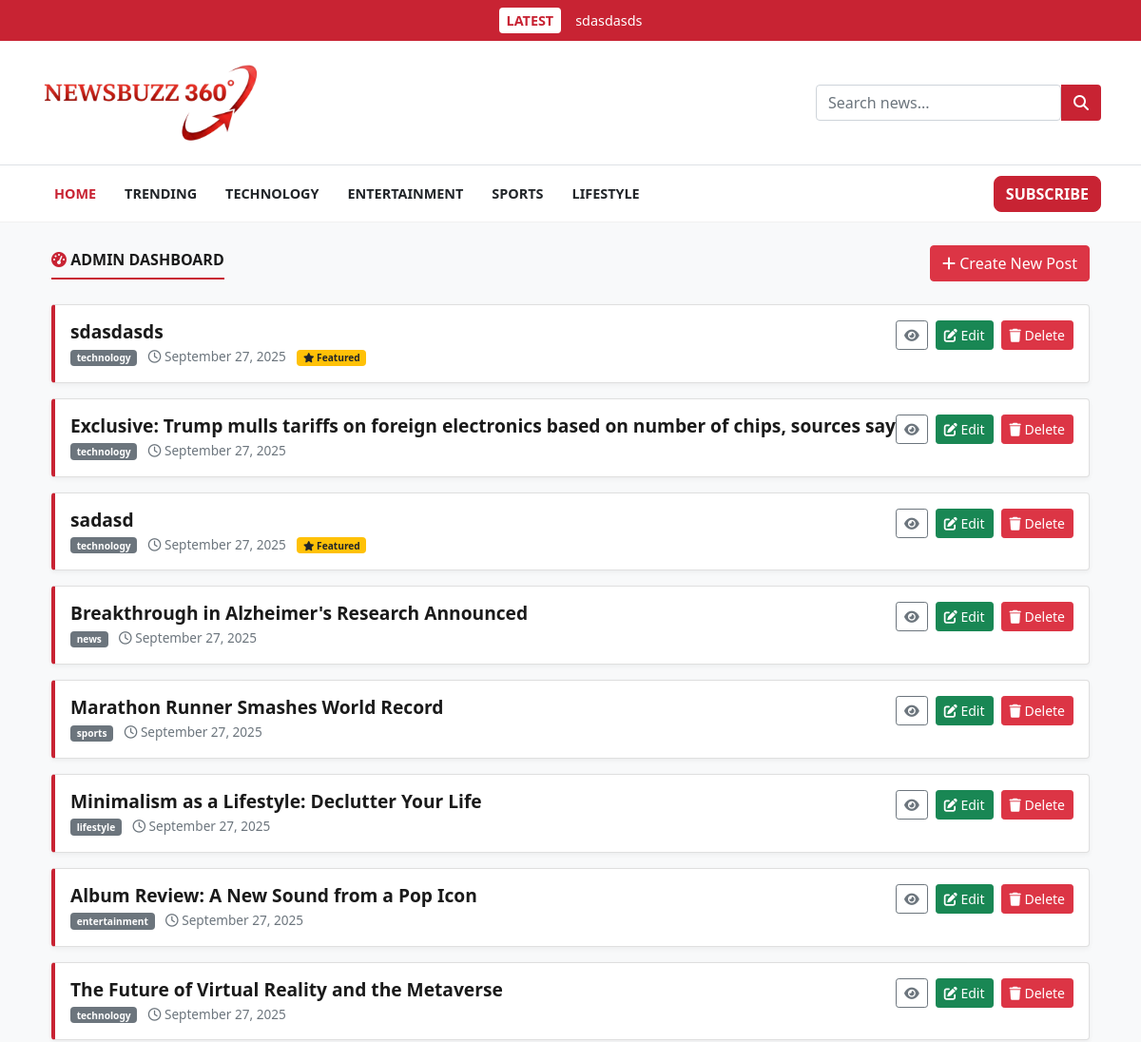
Page /admin (signed in, upper part) on the earlier database version.
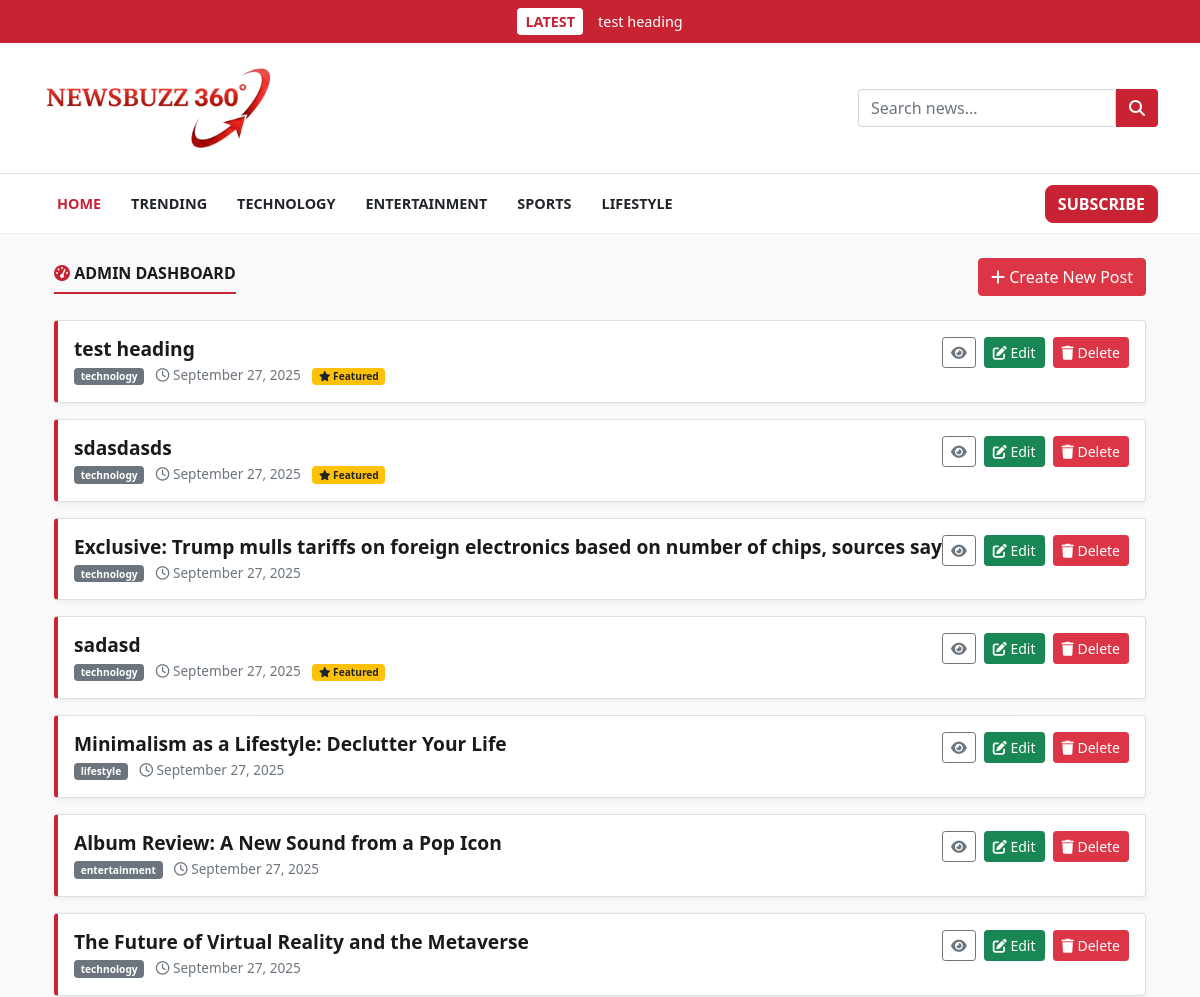
Same page on the later database version.
### models.py (models this page shows)
class Post(db.Model):
    id = db.Column(db.Integer, primary_key=True)
    title = db.Column(db.String(100), nullable=False)
    subtitle = db.Column(db.String(150), nullable=True)
    content = db.Column(db.Text, nullable=False)
    category = db.Column(db.String(50), nullable=True)
    thumbnail = db.Column(db.String(100), nullable=True)
    featured = db.Column(db.Boolean, default=False)
    created_at = db.Column(db.DateTime, default=datetime.utcnow)
    def __repr__(self):
        return f'<Post {self.title}>'

### app.py (the view)
@app.route("/admin") # <-- Missing route added here
@login_required
def admin():
    posts = Post.query.order_by(Post.id.desc()).all()
    return render_template("admin.html", posts=posts)

### app.py (called while the page is built)
@login_manager.user_loader
def load_user(user_id):
    return User.query.get(int(user_id))

@app.context_processor
def inject_latest_post():
    latest_post = Post.query.order_by(Post.id.desc()).first()
    print(f"--- LATEST POST FOUND: {latest_post} ---")
    return dict(latest_post=latest_post)

@app.template_filter('datetime')
def format_datetime(value, format='%B %d, %Y'):
    if isinstance(value, datetime):
        return value.strftime(format)
    return "Recent"

@app.context_processor
@cache.cached(timeout=600)
def inject_categories():
    categories = db.session.query(Post.category, db.func.count(Post.id).label('count')).filter(Post.category.isnot(None), Post.category != '').group_by(Post.category).all()
    current_year = datetime.now().year
    return dict(categories=categories, current_year=current_year)

### templates/admin.html
{% extends "base.html" %}
{% block content %}
<div class="container mt-4">
    <div class="d-flex justify-content-between align-items-center mb-4">
        <h2 class="section-title mb-0"><span><i class="fas fa-tachometer-alt"></i> Admin Dashboard</span></h2>
        <a href="{{ url_for('create_post') }}" class="btn btn-danger">
            <i class="fas fa-plus"></i> Create New Post
        </a>
    </div>
    {% if posts %}
    <div class="row">
        {% for post in posts %}
        <div class="col-md-12">
            <div class="card admin-post-card mb-3">
                <div class="card-body">
                    <div class="d-flex justify-content-between align-items-start">
                        <div>
                            <h5 class="card-title mb-1">{{ post.title }}</h5>
                            <div class="post-meta">
                                <span class="badge bg-secondary">{{ post.category or 'Uncategorized' }}</span>
                                <span class="text-muted ms-2"><i class="far fa-clock"></i> {{ post.created_at|datetime
                                    }}</span>
                                {% if post.featured %}
                                <span class="badge bg-warning text-dark ms-2"><i class="fas fa-star"></i>
                                    Featured</span>
                                {% endif %}
                            </div>
                        </div>
                        <div class="post-actions">
                            <a href="{{ url_for('article', id=post.id) }}" class="btn btn-sm btn-outline-secondary"
                                target="_blank" title="View Post">
                                <i class="fas fa-eye"></i>
                            </a>
                            <a href="{{ url_for('edit_post', id=post.id) }}" class="btn btn-sm btn-success"
                                title="Edit Post">
                                <i class="fas fa-edit"></i> Edit
                            </a>
                            <a href="{{ url_for('delete', id=post.id) }}" class="btn btn-sm btn-danger"
                                title="Delete Post"
                                onclick="return confirm('Are you sure you want to delete this post?')">
                                <i class="fas fa-trash"></i> Delete
                            </a>
                        </div>
                    </div>
                </div>
            </div>
        </div>
        {% endfor %}
    </div>
    {% else %}
    <div class="text-center py-5">
        <h3 class="text-muted">No Posts Yet</h3>
        <p class="text-muted">Ready to write your first article?</p>
        <a href="{{ url_for('create_post') }}" class="btn btn-primary mt-3">Create Your First Post</a>
    </div>
    {% endif %}
</div>
{% endblock %}

### templates/base.html (shortened to what this page needs)
<!DOCTYPE html>
<html lang="en">
<head>
    <link href="https://cdn.jsdelivr.net/npm/bootstrap@5.1.3/dist/css/bootstrap.min.css" rel="stylesheet">
    <link rel="stylesheet" href="https://cdnjs.cloudflare.com/ajax/libs/font-awesome/6.2.0/css/all.min.css">
    <link rel="stylesheet" href="{{ url_for('static', filename='style.css') }}">
</head>
<body>
    <header>
        {% if latest_post %}
        <a href="{{ url_for('article', id=latest_post.id) }}" class="top-breaking-bar-link">
            <div id="top-breaking-bar">
                <div class="container d-flex align-items-center justify-content-center">
                    <span class="breaking-tag">LATEST</span>
                    <span class="breaking-text">{{ latest_post.title }}</span>
                </div>
            </div>
        </a>
        {% endif %}
        <div id="header-main">
            <div class="container">
                <div class="header-main-wrapper">
                    <a class="navbar-brand logo" href="{{ url_for('home') }}">
                        <img src="{{ url_for('static', filename='images/logo.png') }}" alt="Newsbuzz360 Logo">
                    </a>
                    <form class="search-form ms-auto" action="{{ url_for('search') }}" method="GET">
                        <input type="text" class="form-control" name="query" placeholder="Search news..." required>
                        <button type="submit" class="btn"><i class="fas fa-search"></i></button>
                    </form>
                </div>
            </div>
        </div>
        <nav class="navbar navbar-expand-lg navbar-light" id="main-nav">
            <div class="container">
                <div class="collapse navbar-collapse" id="navbarNav">
                    <ul class="navbar-nav">
                        <li class="nav-item"><a class="nav-link active" href="{{ url_for('home') }}">Home</a></li>
                        <li class="nav-item"><a class="nav-link" href="{{ url_for('trending') }}">Trending</a></li>
                        <li class="nav-item"><a class="nav-link"
                                href="{{ url_for('category', category_name='technology') }}">Technology</a></li>
                        <li class="nav-item"><a class="nav-link"
                                href="{{ url_for('category', category_name='entertainment') }}">Entertainment</a></li>
                        <li class="nav-item"><a class="nav-link"
                                href="{{ url_for('category', category_name='sports') }}">Sports</a></li>
                        <li class="nav-item"><a class="nav-link"
                                href="{{ url_for('category', category_name='lifestyle') }}">Lifestyle</a></li>
                    </ul>
                    <ul class="navbar-nav ms-auto">
                        <li class="nav-item">
                            <a href="#" class="btn btn-danger subscribe-btn">Subscribe</a>
                        </li>
                    </ul>
                </div>
            </div>
        </nav>
    </header>
    <main class="my-4">
        <div class="container">
            {% block content %}{% endblock %}
        </div>
    </main>
</body>
</html>

### static/style.css (style rules this page uses)
:root { --primary-red: #c82333; --primary-dark-red: #a81e2a; --background-color: #f8f9fa; --surface-color: #ffffff; --text-color: #212529; --heading-color: #1a1a1a; --border-color: #dee2e6; --light-gray: #f1f1f1; --font-primary: 'Segoe UI', Tahoma, Geneva, Verdana, sans-serif; --font-logo: 'Playfair Display', serif; --border-radius-sm: 0.25rem; --border-radius-md: 0.5rem; --box-shadow: 0 4px 12px rgba(0, 0, 0, 0.08); }
body { font-family: var(--font-primary); background-color: var(--background-color); color: var(--text-color); line-height: 1.6; }
h1, h2, h3, h4, h5, h6 { color: var(--heading-color); font-weight: 700; }
a { color: var(--primary-red); text-decoration: none; transition: all 0.2s ease-in-out; }
a.top-breaking-bar-link, a.top-breaking-bar-link:hover { color: white; text-decoration: none; }
.logo img { height: 80px; width: auto; }
#top-breaking-bar { background-color: var(--primary-red); color: white; padding: 8px 0; font-size: 0.9rem; font-weight: 500; transition: all 0.3s ease-in-out; }
.breaking-tag { background-color: white; color: var(--primary-red); padding: 2px 8px; border-radius: 4px; font-weight: bold; margin-right: 15px; }
#header-main { background-color: var(--surface-color); padding: 20px 0; border-bottom: 1px solid var(--border-color); }
.header-main-wrapper { display: flex; align-items: center; justify-content: space-between; }
.logo { font-family: var(--font-logo); font-size: 2.5rem; font-weight: 700; color: var(--heading-color); }
.search-form { display: flex; width: 300px; }
.search-form .btn { background-color: var(--primary-red); color: white; border-top-left-radius: 0; border-bottom-left-radius: 0; }
#main-nav { background-color: var(--surface-color); border-bottom: 1px solid var(--light-gray); transition: all 0.3s ease; }
#main-nav .nav-link { font-weight: bold; color: var(--text-color); padding: 10px 15px; text-transform: uppercase; font-size: 0.9rem; }
#main-nav .nav-link:hover, #main-nav .nav-link.active { color: var(--primary-red); }
.subscribe-btn { font-weight: bold; text-transform: uppercase; background-color: var(--primary-red); border-color: var(--primary-red); border-radius: var(--border-radius-md); }
.section-title { font-family: var(--font-headings); font-size: 1rem; font-weight: 700; margin-bottom: 1.5rem; position: relative; text-transform: uppercase; padding-bottom: 0.5rem; }
.section-title span { border-bottom: 2px solid var(--primary-red); padding-bottom: 0.5rem; }
.section-title i { color: var(--primary-red); }
.admin-post-card { border-left: 4px solid var(--primary-red); box-shadow: 0 2px 5px rgba(0,0,0,0.05); transition: box-shadow 0.2s ease-in-out; }
.admin-post-card .card-title { font-family: var(--font-headings); font-size: 1.2rem; }
.admin-post-card .post-meta { font-size: 0.85rem; }
.admin-post-card .post-actions { display: flex; gap: 0.5rem; white-space: nowrap; }

Differences in the rows shown:
removed Post: title "Breakthrough in Alzheimer's Research Announced", category "news", created_at "September 27, 2025"
removed Post: title "Marathon Runner Smashes World Record", category "sports", created_at "September 27, 2025"
added Post: title "test heading", category "technology", created_at "September 27, 2025", featured True (drawn)
Other differences:
{{ latest_post.title }}: "sdasdasds" → "test heading"
